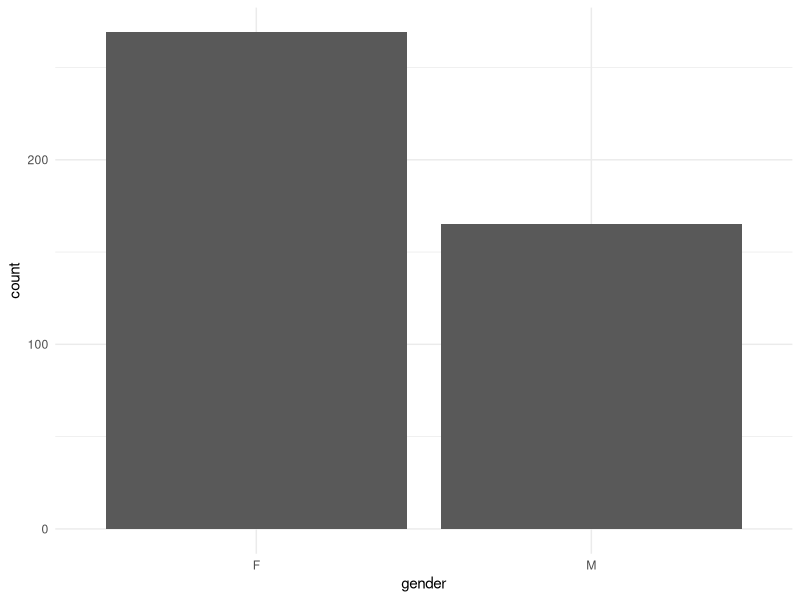

Recreate this plot in R.
## ---- chunk 1
knitr::opts_chunk$set(echo = TRUE)
knitr::opts_knit$set(root.dir = here::here())
library(tidyverse)
theme_set(theme_minimal())
## ---- chunk 2
headings_em <- read_csv("data/raw/headings-emilian.csv")
headings_eo <- read_csv("data/raw/headings-esperanto.csv")

emilian <- read_csv("data/raw/emilian-clean.csv", skip = 1, col_names = headings_em$new)
esperanto <- read_csv("data/raw/esperanto-clean.csv", skip = 1, col_names = headings_eo$new)
## ---- chunk 3
emilian %>%
  ggplot(aes(gender)) +
  geom_bar()
